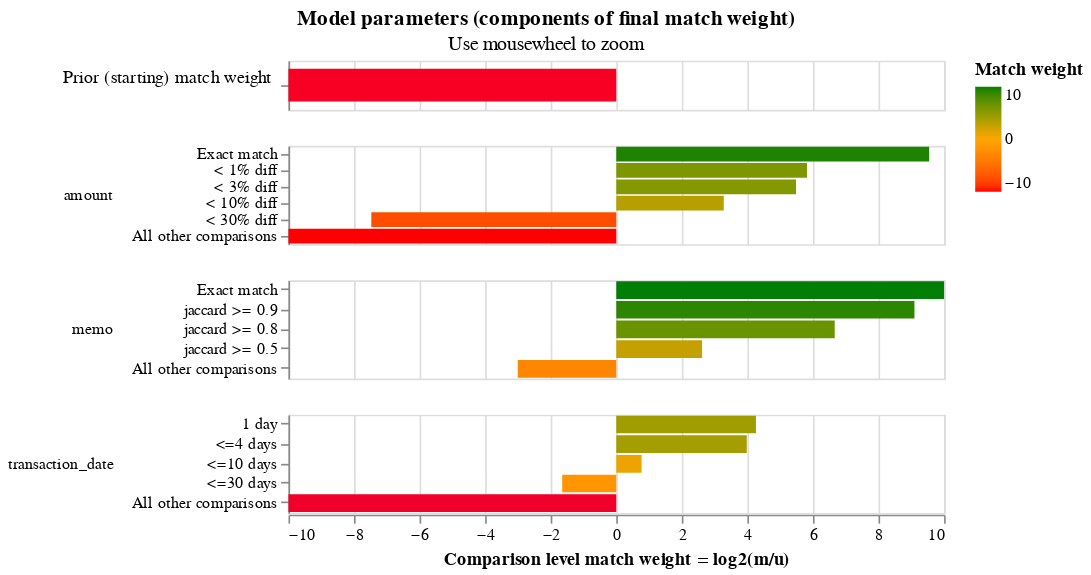

Here is the notebook cell this chart was saved with:
### Code cell
linker.match_weights_chart()

### Figure 1 — Vega-Lite specification as saved in the notebook (floating-point values rounded to 4 significant figures)
{"$schema": "https://vega.github.io/schema/vega-lite/v5.2.json", "config": {"header": {"title": null}, "mark": {"tooltip": null}, "title": {"anchor": "middle"}, "view": {"height": 60, "width": 400}}, "data": {"values": [{"bayes_factor": 2.206e-05, "bayes_factor_description": "The probability that two random records drawn at random match is 0.000 or one in  45,326.0 records.This is equivalent to a starting match weight of -15.468.", "comparison_name": "probability_two_random_records_match", "comparison_sort_order": -1, "comparison_vector_value": 0, "has_tf_adjustments": false, "is_null_level": false, "label_for_charts": "", "log2_bayes_factor": -15.47, "m_probability": null, "m_probability_description": null, "max_comparison_vector_value": 0, "probability_two_random_records_match": 2.206e-05, "sql_condition": null, "tf_adjustment_column": null, "tf_adjustment_weight": null, "u_probability": null, "u_probability_description": null}, {"bayes_factor": 747.5, "bayes_factor_description": "If comparison level is `exact match` then comparison is 747.49 times more likely to be a match", "comparison_name": "amount", "comparison_sort_order": 0, "comparison_vector_value": 5, "has_tf_adjustments": false, "is_null_level": false, "label_for_charts": "Exact match", "log2_bayes_factor": 9.546, "m_probability": 0.2481, "m_probability_description": "Amongst matching record comparisons, 24.81% of records are in the exact match comparison level", "max_comparison_vector_value": 5, "probability_two_random_records_match": 2.206e-05, "sql_condition": "\"amount_l\" = \"amount_r\"", "tf_adjustment_column": null, "tf_adjustment_weight": 1, "u_probability": 0.0003319, "u_probability_description": "Amongst non-matching record comparisons, 0.03% of records are in the exact match comparison level"}, {"bayes_factor": 56.43, "bayes_factor_description": "If comparison level is `< 1% diff` then comparison is 56.43 times more likely to be a match", "comparison_name": "amount", "comparison_sort_order": 0, "comparison_vector_value": 4, "has_tf_adjustments": false, "is_null_level": false, "label_for_charts": "< 1% diff", "log2_bayes_factor": 5.818, "m_probability": 0.1979, "m_probability_description": "Amongst matching record comparisons, 19.79% of records are in the < 1% diff comparison level", "max_comparison_vector_value": 5, "probability_two_random_records_match": 2.206e-05, "sql_condition": "abs(amount_l-amount_r)/((amount_l+amount_r)/2) < 0.01", "tf_adjustment_column": null, "tf_adjustment_weight": 1, "u_probability": 0.003507, "u_probability_description": "Amongst non-matching record comparisons, 0.35% of records are in the < 1% diff comparison level"}, {"bayes_factor": 44.77, "bayes_factor_description": "If comparison level is `< 3% diff` then comparison is 44.77 times more likely to be a match", "comparison_name": "amount", "comparison_sort_order": 0, "comparison_vector_value": 3, "has_tf_adjustments": false, "is_null_level": false, "label_for_charts": "< 3% diff", "log2_bayes_factor": 5.485, "m_probability": 0.314, "m_probability_description": "Amongst matching record comparisons, 31.40% of records are in the < 3% diff comparison level", "max_comparison_vector_value": 5, "probability_two_random_records_match": 2.206e-05, "sql_condition": "abs(amount_l-amount_r)/((amount_l+amount_r)/2) < 0.03", "tf_adjustment_column": null, "tf_adjustment_weight": 1, "u_probability": 0.007014, "u_probability_description": "Amongst non-matching record comparisons, 0.70% of records are in the < 3% diff comparison level"}, {"bayes_factor": 9.706, "bayes_factor_description": "If comparison level is `< 10% diff` then comparison is 9.71 times more likely to be a match", "comparison_name": "amount", "comparison_sort_order": 0, "comparison_vector_value": 2, "has_tf_adjustments": false, "is_null_level": false, "label_for_charts": "< 10% diff", "log2_bayes_factor": 3.279, "m_probability": 0.2388, "m_probability_description": "Amongst matching record comparisons, 23.88% of records are in the < 10% diff comparison level", "max_comparison_vector_value": 5, "probability_two_random_records_match": 2.206e-05, "sql_condition": "abs(amount_l-amount_r)/((amount_l+amount_r)/2) < 0.10", "tf_adjustment_column": null, "tf_adjustment_weight": 1, "u_probability": 0.0246, "u_probability_description": "Amongst non-matching record comparisons, 2.46% of records are in the < 10% diff comparison level"}, {"bayes_factor": 0.005631, "bayes_factor_description": "If comparison level is `< 30% diff` then comparison is  177.60 times less likely to be a match", "comparison_name": "amount", "comparison_sort_order": 0, "comparison_vector_value": 1, "has_tf_adjustments": false, "is_null_level": false, "label_for_charts": "< 30% diff", "log2_bayes_factor": -7.473, "m_probability": 0.0003937, "m_probability_description": "Amongst matching record comparisons, 0.04% of records are in the < 30% diff comparison level", "max_comparison_vector_value": 5, "probability_two_random_records_match": 2.206e-05, "sql_condition": "abs(amount_l-amount_r)/((amount_l+amount_r)/2) < 0.30", "tf_adjustment_column": null, "tf_adjustment_weight": 1, "u_probability": 0.06991, "u_probability_description": "Amongst non-matching record comparisons, 6.99% of records are in the < 30% diff comparison level"}, {"bayes_factor": 0.0008916, "bayes_factor_description": "If comparison level is `all other comparisons` then comparison is  1,121.64 times less likely to be a match", "comparison_name": "amount", "comparison_sort_order": 0, "comparison_vector_value": 0, "has_tf_adjustments": false, "is_null_level": false, "label_for_charts": "All other comparisons", "log2_bayes_factor": -10.13, "m_probability": 0.0007976, "m_probability_description": "Amongst matching record comparisons, 0.08% of records are in the all other comparisons comparison level", "max_comparison_vector_value": 5, "probability_two_random_records_match": 2.206e-05, "sql_condition": "ELSE", "tf_adjustment_column": null, "tf_adjustment_weight": 1, "u_probability": 0.8946, "u_probability_description": "Amongst non-matching record comparisons, 89.46% of records are in the all other comparisons comparison level"}, {"bayes_factor": 1254.0, "bayes_factor_description": "If comparison level is `exact match` then comparison is 1,253.94 times more likely to be a match", "comparison_name": "memo", "comparison_sort_order": 1, "comparison_vector_value": 4, "has_tf_adjustments": false, "is_null_level": false, "label_for_charts": "Exact match", "log2_bayes_factor": 10.29, "m_probability": 0.4276, "m_probability_description": "Amongst matching record comparisons, 42.76% of records are in the exact match comparison level", "max_comparison_vector_value": 4, "probability_two_random_records_match": 2.206e-05, "sql_condition": "\"memo_l\" = \"memo_r\"", "tf_adjustment_column": null, "tf_adjustment_weight": 1, "u_probability": 0.000341, "u_probability_description": "Amongst non-matching record comparisons, 0.03% of records are in the exact match comparison level"}, {"bayes_factor": 547.4, "bayes_factor_description": "If comparison level is `jaccard >= 0.9` then comparison is 547.41 times more likely to be a match", "comparison_name": "memo", "comparison_sort_order": 1, "comparison_vector_value": 3, "has_tf_adjustments": false, "is_null_level": false, "label_for_charts": "jaccard >= 0.9", "log2_bayes_factor": 9.096, "m_probability": 0.1055, "m_probability_description": "Amongst matching record comparisons, 10.55% of records are in the jaccard >= 0.9 comparison level", "max_comparison_vector_value": 4, "probability_two_random_records_match": 2.206e-05, "sql_condition": "jaccard(\"memo_l\", \"memo_r\") >= 0.9", "tf_adjustment_column": null, "tf_adjustment_weight": 1, "u_probability": 0.0001928, "u_probability_description": "Amongst non-matching record comparisons, 0.02% of records are in the jaccard >= 0.9 comparison level"}, {"bayes_factor": 101.4, "bayes_factor_description": "If comparison level is `jaccard >= 0.8` then comparison is 101.43 times more likely to be a match", "comparison_name": "memo", "comparison_sort_order": 1, "comparison_vector_value": 2, "has_tf_adjustments": false, "is_null_level": false, "label_for_charts": "jaccard >= 0.8", "log2_bayes_factor": 6.664, "m_probability": 0.08345, "m_probability_description": "Amongst matching record comparisons, 8.34% of records are in the jaccard >= 0.8 comparison level", "max_comparison_vector_value": 4, "probability_two_random_records_match": 2.206e-05, "sql_condition": "jaccard(\"memo_l\", \"memo_r\") >= 0.8", "tf_adjustment_column": null, "tf_adjustment_weight": 1, "u_probability": 0.0008227, "u_probability_description": "Amongst non-matching record comparisons, 0.08% of records are in the jaccard >= 0.8 comparison level"}, {"bayes_factor": 6.138, "bayes_factor_description": "If comparison level is `jaccard >= 0.5` then comparison is 6.14 times more likely to be a match", "comparison_name": "memo", "comparison_sort_order": 1, "comparison_vector_value": 1, "has_tf_adjustments": false, "is_null_level": false, "label_for_charts": "jaccard >= 0.5", "log2_bayes_factor": 2.618, "m_probability": 0.2644, "m_probability_description": "Amongst matching record comparisons, 26.44% of records are in the jaccard >= 0.5 comparison level", "max_comparison_vector_value": 4, "probability_two_random_records_match": 2.206e-05, "sql_condition": "jaccard(\"memo_l\", \"memo_r\") >= 0.5", "tf_adjustment_column": null, "tf_adjustment_weight": 1, "u_probability": 0.04309, "u_probability_description": "Amongst non-matching record comparisons, 4.31% of records are in the jaccard >= 0.5 comparison level"}, {"bayes_factor": 0.1245, "bayes_factor_description": "If comparison level is `all other comparisons` then comparison is  8.03 times less likely to be a match", "comparison_name": "memo", "comparison_sort_order": 1, "comparison_vector_value": 0, "has_tf_adjustments": false, "is_null_level": false, "label_for_charts": "All other comparisons", "log2_bayes_factor": -3.005, "m_probability": 0.119, "m_probability_description": "Amongst matching record comparisons, 11.90% of records are in the all other comparisons comparison level", "max_comparison_vector_value": 4, "probability_two_random_records_match": 2.206e-05, "sql_condition": "ELSE", "tf_adjustment_column": null, "tf_adjustment_weight": 1, "u_probability": 0.9556, "u_probability_description": "Amongst non-matching record comparisons, 95.56% of records are in the all other comparisons comparison level"}, {"bayes_factor": 19.17, "bayes_factor_description": "If comparison level is `1 day` then comparison is 19.17 times more likely to be a match", "comparison_name": "transaction_date", "comparison_sort_order": 2, "comparison_vector_value": 4, "has_tf_adjustments": false, "is_null_level": false, "label_for_charts": "1 day", "log2_bayes_factor": 4.261, "m_probability": 0.3893, "m_probability_description": "Amongst matching record comparisons, 38.93% of records are in the 1 day comparison level", "max_comparison_vector_value": 4, "probability_two_random_records_match": 2.206e-05, "sql_condition": "transaction_date_r - transaction_date_l <= 1 and transaction_date_r >= transaction_date_l", "tf_adjustment_column": null, "tf_adjustment_weight": 1, "u_probability": 0.0203, "u_probability_description": "Amongst non-matching record comparisons, 2.03% of records are in the 1 day comparison level"}, {"bayes_factor": 15.8, "bayes_factor_description": "If comparison level is `<=4 days` then comparison is 15.80 times more likely to be a match", "comparison_name": "transaction_date", "comparison_sort_order": 2, "comparison_vector_value": 3, "has_tf_adjustments": false, "is_null_level": false, "label_for_charts": "<=4 days", "log2_bayes_factor": 3.982, "m_probability": 0.4653, "m_probability_description": "Amongst matching record comparisons, 46.53% of records are in the <=4 days comparison level", "max_comparison_vector_value": 4, "probability_two_random_records_match": 2.206e-05, "sql_condition": "transaction_date_r - transaction_date_l <= 4 and transaction_date_r >= transaction_date_l", "tf_adjustment_column": null, "tf_adjustment_weight": 1, "u_probability": 0.02944, "u_probability_description": "Amongst non-matching record comparisons, 2.94% of records are in the <=4 days comparison level"}, {"bayes_factor": 1.708, "bayes_factor_description": "If comparison level is `<=10 days` then comparison is 1.71 times more likely to be a match", "comparison_name": "transaction_date", "comparison_sort_order": 2, "comparison_vector_value": 2, "has_tf_adjustments": false, "is_null_level": false, "label_for_charts": "<=10 days", "log2_bayes_factor": 0.7727, "m_probability": 0.09594, "m_probability_description": "Amongst matching record comparisons, 9.59% of records are in the <=10 days comparison level", "max_comparison_vector_value": 4, "probability_two_random_records_match": 2.206e-05, "sql_condition": "transaction_date_r - transaction_date_l <= 10 and transaction_date_r >= transaction_date_l", "tf_adjustment_column": null, "tf_adjustment_weight": 1, "u_probability": 0.05615, "u_probability_description": "Amongst non-matching record comparisons, 5.62% of records are in the <=10 days comparison level"}, {"bayes_factor": 0.3188, "bayes_factor_description": "If comparison level is `<=30 days` then comparison is  3.14 times less likely to be a match", "comparison_name": "transaction_date", "comparison_sort_order": 2, "comparison_vector_value": 1, "has_tf_adjustments": false, "is_null_level": false, "label_for_charts": "<=30 days", "log2_bayes_factor": -1.649, "m_probability": 0.04949, "m_probability_description": "Amongst matching record comparisons, 4.95% of records are in the <=30 days comparison level", "max_comparison_vector_value": 4, "probability_two_random_records_match": 2.206e-05, "sql_condition": "transaction_date_r - transaction_date_l <= 30 and transaction_date_r >= transaction_date_l", "tf_adjustment_column": null, "tf_adjustment_weight": 1, "u_probability": 0.1552, "u_probability_description": "Amongst non-matching record comparisons, 15.52% of records are in the <=30 days comparison level"}, {"bayes_factor": 6.018e-06, "bayes_factor_description": "If comparison level is `all other comparisons` then comparison is  166,181.23 times less likely to be a match", "comparison_name": "transaction_date", "comparison_sort_order": 2, "comparison_vector_value": 0, "has_tf_adjustments": false, "is_null_level": false, "label_for_charts": "All other comparisons", "log2_bayes_factor": -17.34, "m_probability": 4.446e-06, "m_probability_description": "Amongst matching record comparisons, 0.00% of records are in the all other comparisons comparison level", "max_comparison_vector_value": 4, "probability_two_random_records_match": 2.206e-05, "sql_condition": "ELSE", "tf_adjustment_column": null, "tf_adjustment_weight": 1, "u_probability": 0.7389, "u_probability_description": "Amongst non-matching record comparisons, 73.89% of records are in the all other comparisons comparison level"}]}, "resolve": {"axis": {"y": "independent"}, "scale": {"y": "independent"}}, "selection": {"zoom_selector": {"bind": "scales", "encodings": ["x"], "type": "interval"}}, "title": {"subtitle": "Use mousewheel to zoom", "text": "Model parameters (components of final match weight)"}, "vconcat": [{"encoding": {"color": {"field": "log2_bayes_factor", "scale": {"domain": [-10, 0, 10], "range": ["red", "orange", "green"]}, "title": "Match weight", "type": "quantitative"}, "tooltip": [{"field": "comparison_name", "title": "Comparison name", "type": "nominal"}, {"field": "probability_two_random_records_match", "format": ".4f", "title": "Probability two random records match", "type": "nominal"}, {"field": "log2_bayes_factor", "format": ",.4f", "title": "Equivalent match weight", "type": "quantitative"}, {"field": "bayes_factor_description", "title": "Match weight description", "type": "nominal"}], "x": {"axis": {"domain": false, "labels": false, "ticks": false, "title": ""}, "field": "log2_bayes_factor", "scale": {"domain": [-10, 10]}, "type": "quantitative"}, "y": {"axis": {"title": "Prior (starting) match weight", "titleAlign": "right", "titleAngle": 0, "titleFontWeight": "normal"}, "field": "label_for_charts", "sort": {"field": "comparison_vector_value", "order": "descending"}, "type": "nominal"}}, "height": 30, "mark": {"clip": true, "height": 20, "type": "bar"}, "selection": {"zoom_selector": {"bind": "scales", "encodings": ["x"], "type": "interval"}}, "transform": [{"filter": "(datum.comparison_name == 'probability_two_random_records_match')"}]}, {"encoding": {"color": {"field": "log2_bayes_factor", "scale": {"domain": [-10, 0, 10], "range": ["red", "orange", "green"]}, "title": "Match weight", "type": "quantitative"}, "row": {"field": "comparison_name", "header": {"labelAlign": "left", "labelAnchor": "middle", "labelAngle": 0}, "sort": {"field": "comparison_sort_order"}, "type": "nominal"}, "tooltip": [{"field": "comparison_name", "title": "Comparison name", "type": "nominal"}, {"field": "label_for_charts", "title": "Label", "type": "ordinal"}, {"field": "sql_condition", "title": "SQL condition", "type": "nominal"}, {"field": "m_probability", "format": ".4f", "title": "M probability", "type": "quantitative"}, {"field": "u_probability", "format": ".4f", "title": "U probability", "type": "quantitative"}, {"field": "bayes_factor", "format": ",.4f", "title": "Bayes factor = m/u", "type": "quantitative"}, {"field": "log2_bayes_factor", "format": ",.4f", "title": "Match weight = log2(m/u)", "type": "quantitative"}, {"field": "bayes_factor_description", "title": "Match weight description", "type": "nominal"}], "x": {"axis": {"title": "Comparison level match weight = log2(m/u)"}, "field": "log2_bayes_factor", "scale": {"domain": [-10, 10]}, "type": "quantitative"}, "y": {"axis": {"title": null}, "field": "label_for_charts", "sort": {"field": "comparison_vector_value", "order": "descending"}, "type": "nominal"}}, "mark": {"clip": true, "type": "bar"}, "resolve": {"axis": {"y": "independent"}, "scale": {"y": "independent"}}, "selection": {"zoom_selector": {"bind": "scales", "encodings": ["x"], "type": "interval"}}, "transform": [{"filter": "(datum.comparison_name != 'probability_two_random_records_match')"}]}]}
